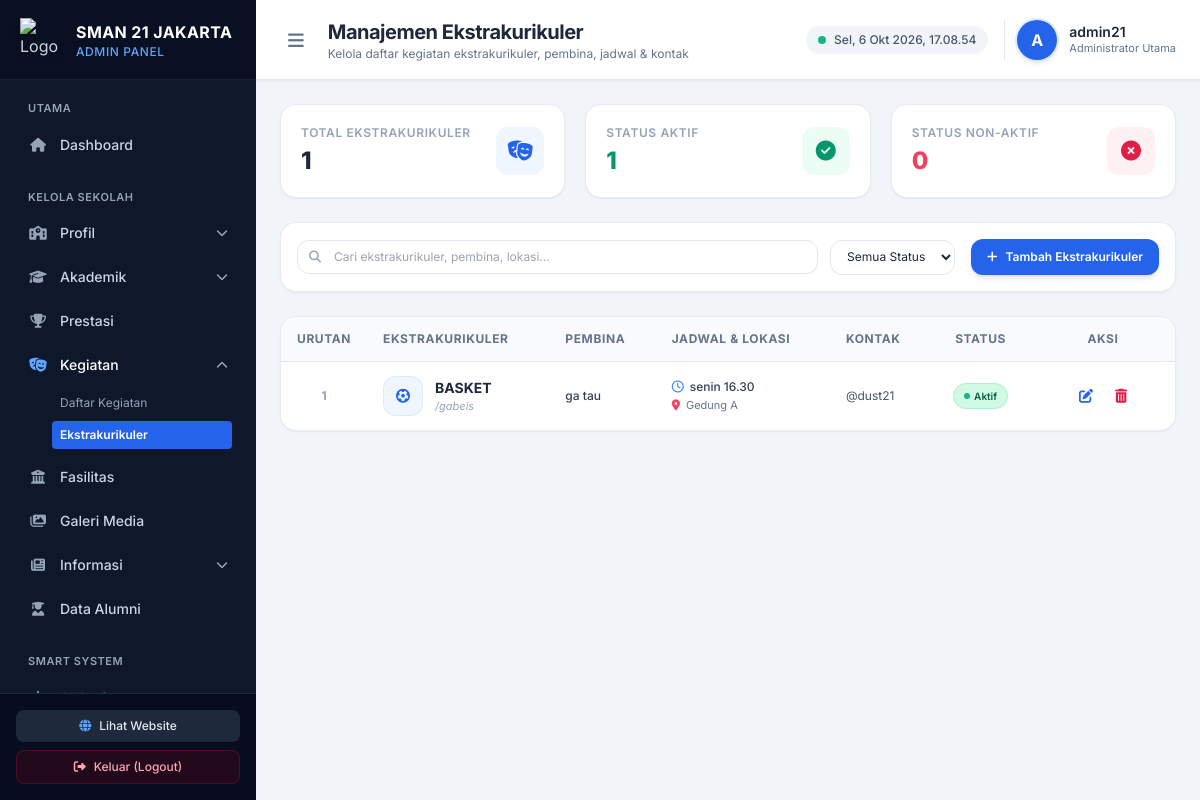
The app's page /admin/kegiatan/ekstrakurikuler.php with its own data.
### tables this page shows
CREATE TABLE `ekstrakurikuler` (
  `id` int(11) NOT NULL,
  `nama_ekskul` varchar(255) NOT NULL,
  `slug` varchar(255) NOT NULL,
  `deskripsi` text DEFAULT NULL,
  `pembina` varchar(255) DEFAULT NULL,
  `jadwal` varchar(255) DEFAULT NULL,
  `lokasi` varchar(255) DEFAULT NULL,
  `logo_foto` varchar(255) DEFAULT NULL,
  `kontak` varchar(100) DEFAULT NULL,
  `urutan` int(11) NOT NULL DEFAULT 1,
  `status_aktif` tinyint(1) NOT NULL DEFAULT 1
);

### admin/kegiatan/ekstrakurikuler.php (the view, shortened to what the rows shown need)
<?php
$host = 'sql305.byethost3.com';
$user = 'b3_43046986';
$pass = 'J@karta5';
$db   = 'b3_43046986_sman21jkt';
$conn = @mysqli_connect($host, $user, $pass, $db);
$upload_dir = '../../uploads/ekskul/';
$where_clauses = [];
$where_sql = !empty($where_clauses) ? "WHERE " . implode(' AND ', $where_clauses) : "";
$ekskul_list = [];
if ($conn) {
    $q_ekskul = mysqli_query($conn, "SELECT * FROM ekstrakurikuler $where_sql ORDER BY urutan ASC, id DESC");
    if ($q_ekskul) {
        while ($row = mysqli_fetch_assoc($q_ekskul)) {
            $ekskul_list[] = $row;
        }
    }
}
?>
<!DOCTYPE html>
<html lang="id">
<head>
    <script src="https://cdn.tailwindcss.com"></script>
    <link rel="stylesheet" href="https://cdnjs.cloudflare.com/ajax/libs/font-awesome/6.4.0/css/all.min.css">
</head>
<body class="bg-slate-50 font-sans text-slate-800 antialiased flex h-screen overflow-hidden">
    <aside id="sidebar" class="w-64 bg-slate-900 text-slate-300 flex flex-col flex-shrink-0 transition-all duration-300 z-30">
        <div class="h-20 flex items-center gap-3 px-5 border-b border-slate-800/80 bg-slate-950/40">
            <div class="leading-tight">
                <h1 class="font-bold text-white text-base tracking-wide">SMAN 21 JAKARTA</h1>
            </div>
        </div>
    </aside>
    <div class="flex-1 flex flex-col min-w-0 overflow-hidden bg-slate-100">
        <header class="h-20 bg-white border-b border-slate-200 flex items-center justify-between px-6 z-10 shadow-sm">
            <div class="flex items-center gap-4">
                <div>
                    <h2 class="text-xl font-bold text-slate-800 tracking-tight">Manajemen Ekstrakurikuler</h2>
                </div>
            </div>
        </header>
        <main class="flex-1 overflow-y-auto p-6 space-y-6">
            <div class="bg-white rounded-2xl border border-slate-200/80 shadow-sm overflow-hidden">
                <div class="overflow-x-auto">
                    <table class="w-full text-left text-xs text-slate-600">
                        <thead class="bg-slate-50 text-slate-500 font-semibold border-b border-slate-200 uppercase tracking-wider">
                            <tr>
                                <th class="py-3.5 px-4 text-center w-12">Urutan</th>
                                <th class="py-3.5 px-4">Ekstrakurikuler</th>
                                <th class="py-3.5 px-4">Pembina</th>
                                <th class="py-3.5 px-4">Jadwal & Lokasi</th>
                                <th class="py-3.5 px-4">Kontak</th>
                                <th class="py-3.5 px-4 text-center">Status</th>
                                <th class="py-3.5 px-4 text-center w-36">Aksi</th>
                            </tr>
                        </thead>
                        <tbody class="divide-y divide-slate-100">
                            <?php if (!empty($ekskul_list)): ?>
                                <?php foreach ($ekskul_list as $item): ?>
                                    <tr class="hover:bg-slate-50/80 transition">
                                        <td class="py-3.5 px-4 text-center font-bold text-slate-400">
                                            <?= $item['urutan'] ?>
                                        </td>
                                        <td class="py-3.5 px-4">
                                            <div class="flex items-center gap-3">
                                                <?php if (!empty($item['logo_foto']) && file_exists($upload_dir . $item['logo_foto'])): ?>
                                                    <img src="../../uploads/ekskul/<?= htmlspecialchars($item['logo_foto']) ?>" alt="Logo" class="w-10 h-10 rounded-xl object-cover border border-slate-200 shadow-sm">
                                                <?php else: ?>
                                                    <div class="w-10 h-10 rounded-xl bg-blue-50 text-blue-600 flex items-center justify-center font-bold text-sm border border-blue-100">
                                                        <i class="fa-solid fa-futbol"></i>
                                                    </div>
                                                <?php endif; ?>
                                                <div>
                                                    <p class="font-bold text-slate-800 text-sm"><?= htmlspecialchars($item['nama_ekskul']) ?></p>
                                                    <p class="text-[11px] text-slate-400 italic">/<?= htmlspecialchars($item['slug']) ?></p>
                                                </div>
                                            </div>
                                        </td>
                                        <td class="py-3.5 px-4 font-medium text-slate-700">
                                            <?= !empty($item['pembina']) ? htmlspecialchars($item['pembina']) : '<span class="text-slate-400 italic">-</span>' ?>
                                        </td>
                                        <td class="py-3.5 px-4 space-y-0.5">
                                            <p class="text-slate-700 font-medium">
                                                <i class="fa-regular fa-clock text-blue-500 mr-1.5"></i><?= !empty($item['jadwal']) ? htmlspecialchars($item['jadwal']) : '-' ?>
                                            </p>
                                            <p class="text-slate-500 text-[11px]">
                                                <i class="fa-solid fa-location-dot text-rose-500 mr-1.5"></i><?= !empty($item['lokasi']) ? htmlspecialchars($item['lokasi']) : '-' ?>
                                            </p>
                                        </td>
                                        <td class="py-3.5 px-4 text-slate-600">
                                            <?= !empty($item['kontak']) ? htmlspecialchars($item['kontak']) : '<span class="text-slate-400 italic">-</span>' ?>
                                        </td>
                                        <td class="py-3.5 px-4 text-center">
                                            <form method="POST" action="" class="inline-block">
                                                <button type="submit" class="cursor-pointer transition transform active:scale-95">
                                                    <?php if ($item['status_aktif'] == 1): ?>
                                                        <span class="inline-flex items-center gap-1 px-2.5 py-1 rounded-full text-[10px] font-semibold bg-emerald-100 text-emerald-800 border border-emerald-200 hover:bg-emerald-200">
                                                            <span class="w-1.5 h-1.5 rounded-full bg-emerald-500"></span> Aktif
                                                        </span>
                                                    <?php else: ?>
                                                        <span class="inline-flex items-center gap-1 px-2.5 py-1 rounded-full text-[10px] font-semibold bg-rose-100 text-rose-800 border border-rose-200 hover:bg-rose-200">
                                                            <span class="w-1.5 h-1.5 rounded-full bg-rose-500"></span> Non-Aktif
                                                        </span>
                                                    <?php endif; ?>
                                                </button>
                                            </form>
                                        </td>
                                        <td class="py-3.5 px-4 text-center">
                                            <div class="flex items-center justify-center gap-1.5">
                                                <button onclick="openEditModal(<?= htmlspecialchars(json_encode($item)) ?>)" class="p-2 text-blue-600 hover:bg-blue-50 rounded-lg transition" title="Edit">
                                                    <i class="fa-solid fa-pen-to-square text-sm"></i>
                                                </button>
                                                <form method="POST" action="" onsubmit="return confirm('Apakah Anda yakin ingin menghapus ekstrakurikuler ini?')" class="inline-block">
                                                    <button type="submit" class="p-2 text-rose-600 hover:bg-rose-50 rounded-lg transition" title="Hapus">
                                                        <i class="fa-solid fa-trash-can text-sm"></i>
                                                    </button>
                                                </form>
                                            </div>
                                        </td>
                                    </tr>
                                <?php endforeach; ?>
                            <?php endif; ?>
                        </tbody>
                    </table>
                </div>
            </div>
        </main>
    </div>
</body>
</html>

### records on screen
ekstrakurikuler: urutan "1", nama_ekskul "BASKET", slug "gabeis", pembina "ga tau", jadwal "senin 16.30", lokasi "Gedung A", kontak "@dust21", status_aktif 1 (drawn)

### other values on screen
substr($admin_username, 0, 1) "A"
$admin_username "admin21"
$total_ekskul "1"
$total_aktif "1"
$total_nonaktif "0"
